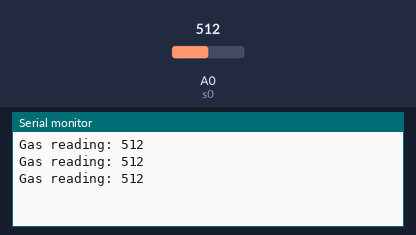
The sketch below on a simulated Arduino Uno, built with avr-gcc and run on an emulated ATmega328P. Shown: the last lines printed to the serial monitor. The test bench sets the inputs (shaded band); at power-on: A0 (s0) = 512.

Above: at 1.3 s.
1.4 s: A0 (s0) set to 716
At 1.9 s:
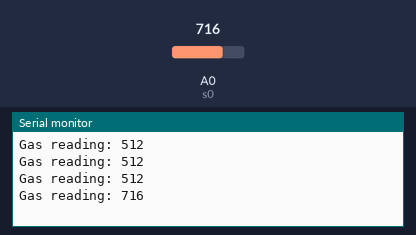
2.9 s: A0 (s0) set to 900
At 3.4 s:
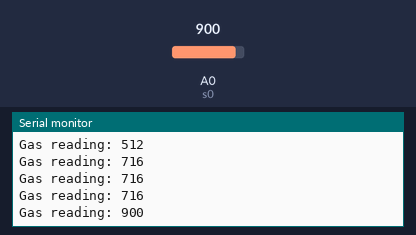
Timing chart, 0 to 5.9 s (numbered marks = the images above; inputs shaded):
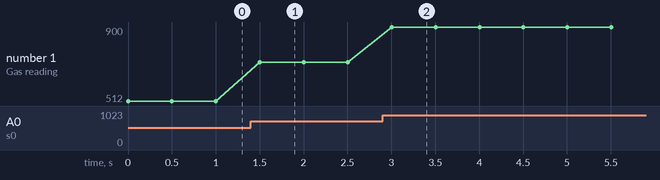

Measured:
- after the input at 1.4 s, the serial monitor: prints a new line after 0.10 s (image 1)
- after the input at 2.9 s, the serial monitor: prints a new line after 0.10 s (image 2)
- plotted number 1: 512 → 716 after the input at 1.4 s, 716 → 900 after the input at 2.9 s

The sketch:

gastest.ino
```cpp
int s0 = A0;

void setup() {


  pinMode (s0, INPUT);

  Serial.begin(115200);

}

void loop() {
  // put your main code here, to run repeatedly:
  int gasVal = analogRead(s0);

  Serial.print("Gas reading: ");
  Serial.print(gasVal);
  Serial.println();

  delay(500);

}
```
